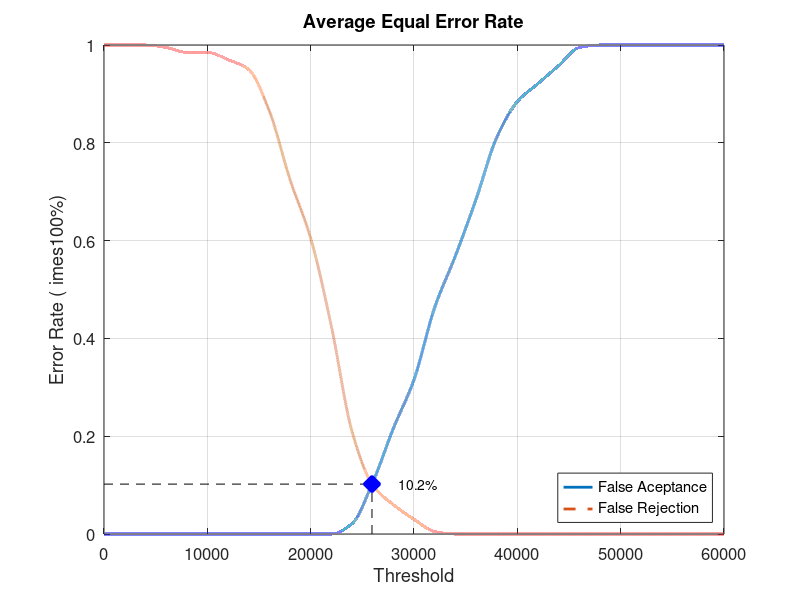
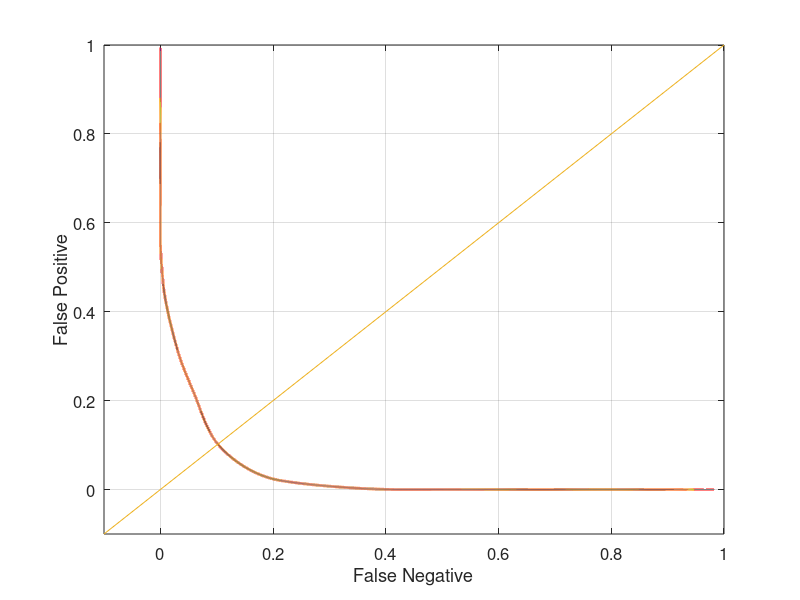

Write the MATLAB code that produced these figures, in order.
close all;
clear;
clc;
x = 0:2000:60000;
xq = 0:0.5:60000;

y0 = [0 0 0 0 0 0 0 0 0 0 0 0 0.0210526 0.105263 0.215789 0.315789 0.463158 0.568421 0.684211 0.810526 0.884211 0.921053 0.957895 0.994737 1 1 1 1 1 1 1]
yy0 = interp1(x, y0, xq, 'pchip');
y1 = [1 1 1 0.995 0.985 0.985 0.97 0.95 0.865 0.725 0.605 0.425 0.21 0.1 0.06 0.03 0.005 0 0 0 0 0 0 0 0 0 0 0 0 0 0]
yy1 = interp1(x, y1, xq, 'pchip');

% Calculating EER: 
y2 = abs(y0 - y1);
find(y2 == min(y2))
yy2 = abs(yy0 - yy1);
xEER = find(yy2 == min(yy2));
xEERIndex = xq(xEER) % X-axis EER
yEER = yy0(xEER) % Y-axis EER

main = figure
plot(xq, yy0,'-','LineWidth', 2);	hold on
plot(xq, yy1,'--','LineWidth', 2);	hold on
plot([xEERIndex xEERIndex], [0 yEER], 'k--');	hold on
plot([0 xEERIndex], [yEER yEER], 'k--');	hold on
plot(xEERIndex, yEER, 'bx', 'LineWidth', 10);	hold on
text(xEERIndex + 10 * xEERIndex / 100, yEER, [num2str(round((10000 * yEER)) / 100) '%'])
legend('False Aceptance', 'False Rejection', 'Location', 'SouthEast')
xlabel('Threshold')
ylabel('Error Rate (	imes100%)')
title('Average Equal Error Rate')
set(gca, 'FontSize', 12)
axis([0 60000 0 1])
grid on

print(main, 'Database1_4Main', '-dpng');
FNRxFPR = figure('Color', [1 1 1]);
plot(yy1, yy0, '-', yy1, yy0, 'LineWidth', 2);
hold on
y = -0.1:0.1:1
plot(y, y); 
set(gca, 'FontSize', 12)
xlabel('False Negative')
ylabel('False Positive')
axis([-0.1 1 -0.1 1])
set(gca, 'FontSize', 12)
grid on

print(FNRxFPR, 'Database1_4FNRxFPR','-dpng');
